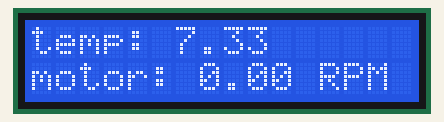
Bench run of a sketch on a simulated Arduino Uno, built with avr-gcc and run on an emulated ATmega328P. On the bench: 16×2 character LCD.

Above: at 0.1 s.

The sketch:

sizzling_uusam_tumelo1.ino
```cpp
#include <LiquidCrystal.h>

LiquidCrystal lcd (13,12, 11, 10, 9 ,8);
float entrada_temp =0.0, vel_motor=0.0;

void setup()
{
 lcd.begin (16,2);
}

void loop()
{
 entrada_temp = 15.0;
  float temp = (entrada_temp* (5.0/1023)/0.01);

  lcd.print ("temp: ");
  lcd.print (temp);

  lcd.setCursor (0,1);

  lcd.print ("motor: ");
  lcd.print (vel_motor);
  lcd.print (" RPM ");

  delay (1000);
  lcd.clear();
}
```
